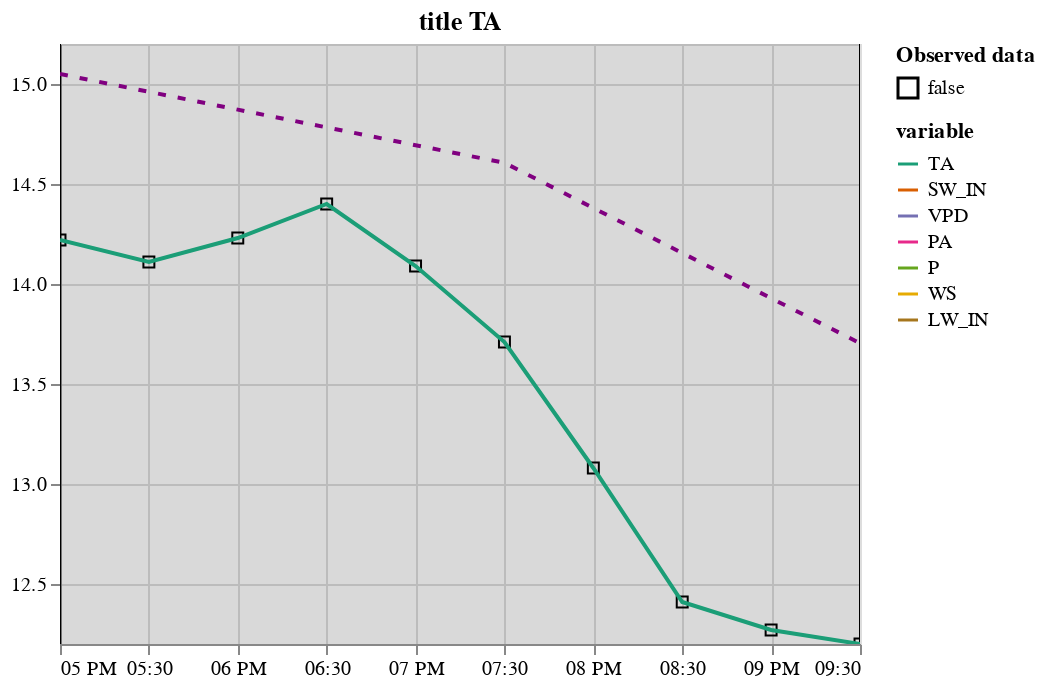

Notebook code cell kept with this figure:
### Code cell
plot_variable(m_df.tidy(control_map=hai_control), "TA", title="title TA", control=True)

### Figure 1 — Vega-Lite specification as saved in the notebook (floating-point values rounded to 4 significant figures)
{"config": {"view": {"continuousWidth": 400, "continuousHeight": 300}}, "layer": [{"data": {"name": "data-9e47c6211d974c1a29b5f62797e0d197"}, "mark": {"type": "point", "color": "black", "fillOpacity": 1, "strokeWidth": 1}, "encoding": {"fill": {"field": "is_present", "legend": {"title": ["Observed data"]}, "scale": {"range": ["#ffffff00", "gray"]}, "type": "nominal"}, "shape": {"field": "is_present", "scale": {"range": ["square", "circle"]}, "type": "nominal"}, "x": {"axis": {"domain": true, "labels": true, "ticks": true, "title": "time"}, "field": "time", "type": "temporal"}, "y": {"field": "value", "scale": {"zero": false}, "title": "", "type": "quantitative"}}}, {"layer": [{"mark": "rule", "encoding": {"x": {"axis": {"domain": false, "labels": false, "ticks": false, "title": null}, "field": "gap_start", "type": "temporal"}}}, {"mark": "rule", "encoding": {"x": {"axis": {"domain": false, "labels": false, "ticks": false, "title": null}, "field": "gap_end", "type": "temporal"}}}, {"mark": {"type": "rect", "color": "black", "opacity": 0.15}, "encoding": {"x": {"axis": {"domain": false, "labels": false, "ticks": false, "title": null}, "field": "gap_start", "type": "temporal"}, "x2": {"field": "gap_end"}}}], "data": {"name": "data-25af61cd5757f427342361a34fb5ea62"}}, {"data": {"name": "data-9e47c6211d974c1a29b5f62797e0d197"}, "mark": {"type": "line", "color": "purple", "strokeDash": [4, 6]}, "encoding": {"x": {"field": "time", "type": "temporal"}, "y": {"field": "control", "scale": {"zero": false}, "title": "", "type": "quantitative"}}, "name": "view_2"}, {"data": {"name": "data-9e47c6211d974c1a29b5f62797e0d197"}, "mark": "line", "encoding": {"color": {"field": "variable", "scale": {"domain": ["TA", "SW_IN", "VPD", "PA", "P", "WS", "LW_IN"], "range": ["#1B9E77", "#D95F02", "#7570B3", "#E7298A", "#66A61E", "#E6AB02", "#A6761D", "#666666"]}, "type": "nominal"}, "x": {"field": "time", "type": "temporal"}, "y": {"field": "value", "scale": {"zero": false}, "title": "", "type": "quantitative"}}}], "params": [{"name": "param_8", "select": {"type": "interval"}, "bind": "scales", "views": ["view_2"]}], "title": "title TA", "$schema": "https://vega.github.io/schema/vega-lite/v5.2.0.json", "datasets": {"data-9e47c6211d974c1a29b5f62797e0d197": [{"time": "2000-06-15T17:00:00", "variable": "TA", "value": 14.22, "control": 15.05, "is_present": false}, {"time": "2000-06-15T17:30:00", "variable": "TA", "value": 14.11, "control": 14.96, "is_present": false}, {"time": "2000-06-15T18:00:00", "variable": "TA", "value": 14.23, "control": 14.87, "is_present": false}, {"time": "2000-06-15T18:30:00", "variable": "TA", "value": 14.4, "control": 14.78, "is_present": false}, {"time": "2000-06-15T19:00:00", "variable": "TA", "value": 14.09, "control": 14.69, "is_present": false}, {"time": "2000-06-15T19:30:00", "variable": "TA", "value": 13.71, "control": 14.61, "is_present": false}, {"time": "2000-06-15T20:00:00", "variable": "TA", "value": 13.08, "control": 14.38, "is_present": false}, {"time": "2000-06-15T20:30:00", "variable": "TA", "value": 12.41, "control": 14.15, "is_present": false}, {"time": "2000-06-15T21:00:00", "variable": "TA", "value": 12.27, "control": 13.93, "is_present": false}, {"time": "2000-06-15T21:30:00", "variable": "TA", "value": 12.2, "control": 13.7, "is_present": false}], "data-25af61cd5757f427342361a34fb5ea62": [{"gap_start": "2000-06-15T17:00:00", "gap_end": "2000-06-15T21:30:00"}]}}
